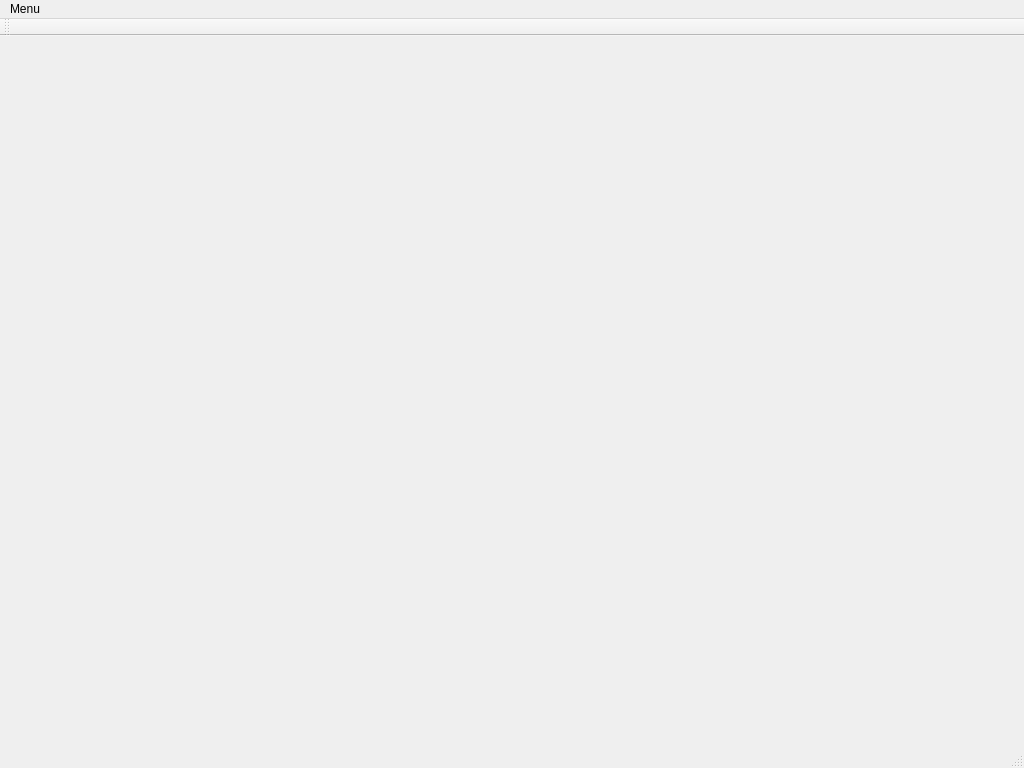
<?xml version="1.0" encoding="UTF-8"?>
<ui version="4.0">
 <class>MainWindow</class>
 <widget class="QMainWindow" name="MainWindow">
  <property name="geometry">
   <rect>
    <x>0</x>
    <y>0</y>
    <width>1024</width>
    <height>768</height>
   </rect>
  </property>
  <property name="windowTitle">
   <string>MainWindow</string>
  </property>
  <widget class="QWidget" name="centralWidget"/>
  <widget class="QMenuBar" name="menuBar">
   <property name="geometry">
    <rect>
     <x>0</x>
     <y>0</y>
     <width>1024</width>
     <height>21</height>
    </rect>
   </property>
   <widget class="QMenu" name="menuMenu">
    <property name="title">
     <string>Menu</string>
    </property>
    <addaction name="action_Adicionar"/>
    <addaction name="actionVeiculos"/>
   </widget>
   <addaction name="menuMenu"/>
  </widget>
  <widget class="QToolBar" name="mainToolBar">
   <attribute name="toolBarArea">
    <enum>TopToolBarArea</enum>
   </attribute>
   <attribute name="toolBarBreak">
    <bool>false</bool>
   </attribute>
  </widget>
  <widget class="QStatusBar" name="statusBar"/>
  <action name="action_Adicionar">
   <property name="text">
    <string>&amp;Adicionar</string>
   </property>
  </action>
  <action name="actionVeiculos">
   <property name="text">
    <string>&amp;Veículos</string>
   </property>
  </action>
 </widget>
 <layoutdefault spacing="6" margin="11"/>
 <resources/>
 <connections/>
</ui>
